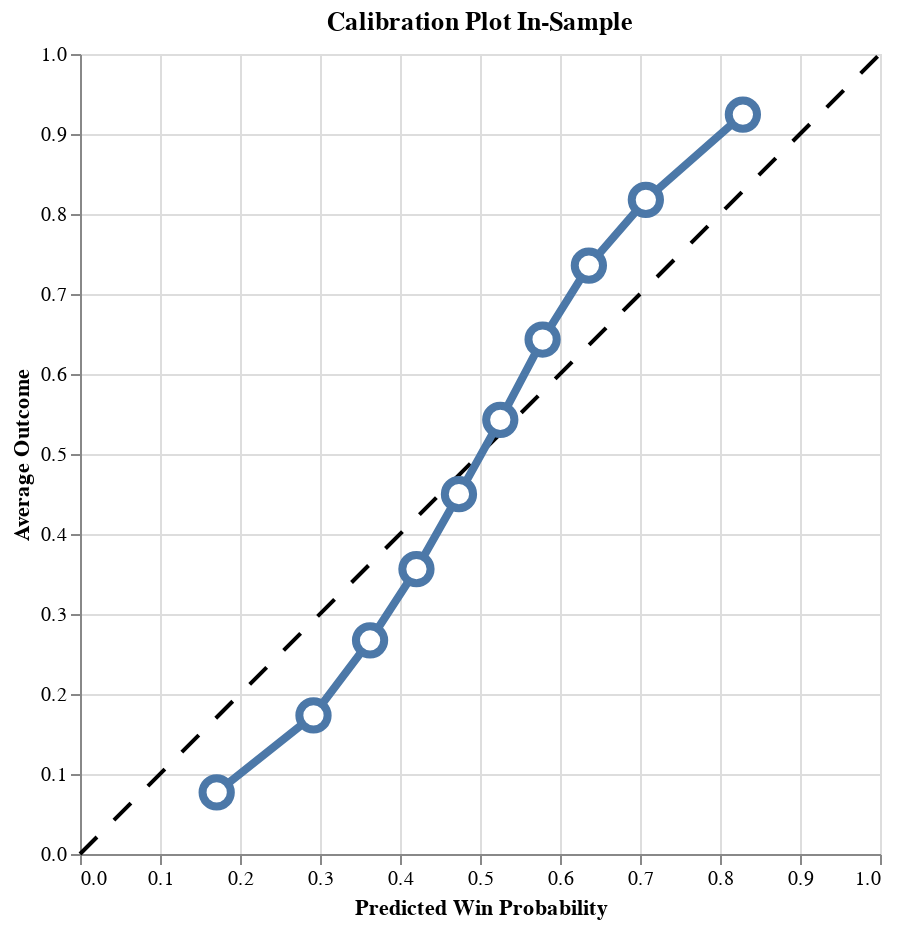

Source (notebook cell):
### Code cell
self.plot_calibration()

### Figure 1 — Vega-Lite specification as saved in the notebook (floating-point values rounded to 4 significant figures)
{"config": {"view": {"continuousWidth": 300, "continuousHeight": 300}}, "layer": [{"data": {"name": "data-42f50405073b2dbe8396db6b7dd2f6be"}, "mark": {"type": "line", "color": "black", "strokeDash": [12, 12]}, "encoding": {"x": {"field": "x", "type": "quantitative"}, "y": {"field": "y", "type": "quantitative"}}}, {"data": {"name": "data-9d547a8032531aa6c5cd69e5a9c03979"}, "mark": {"type": "line", "strokeWidth": 4}, "encoding": {"x": {"field": "win_prob_midpoint", "title": "Predicted Win Probability", "type": "quantitative"}, "y": {"field": "avg_outcome", "title": "Average Outcome", "type": "quantitative"}}}, {"data": {"name": "data-9d547a8032531aa6c5cd69e5a9c03979"}, "mark": {"type": "point", "fill": "white", "opacity": 1, "size": 200, "strokeWidth": 4}, "encoding": {"x": {"field": "win_prob_midpoint", "type": "quantitative"}, "y": {"field": "avg_outcome", "type": "quantitative"}}}], "height": 400, "title": "Calibration Plot In-Sample", "width": 400, "$schema": "https://vega.github.io/schema/vega-lite/v5.20.1.json", "datasets": {"data-42f50405073b2dbe8396db6b7dd2f6be": [{"x": 0, "y": 0}, {"x": 1, "y": 1}], "data-9d547a8032531aa6c5cd69e5a9c03979": [{"avg_outcome": 0.077, "win_prob_midpoint": 0.1709}, {"avg_outcome": 0.1733, "win_prob_midpoint": 0.2919}, {"avg_outcome": 0.2671, "win_prob_midpoint": 0.3626}, {"avg_outcome": 0.3561, "win_prob_midpoint": 0.4206}, {"avg_outcome": 0.4498, "win_prob_midpoint": 0.4737}, {"avg_outcome": 0.5427, "win_prob_midpoint": 0.5253}, {"avg_outcome": 0.6431, "win_prob_midpoint": 0.5783}, {"avg_outcome": 0.7355, "win_prob_midpoint": 0.6361}, {"avg_outcome": 0.8177, "win_prob_midpoint": 0.7073}, {"avg_outcome": 0.9243, "win_prob_midpoint": 0.8286}]}}
